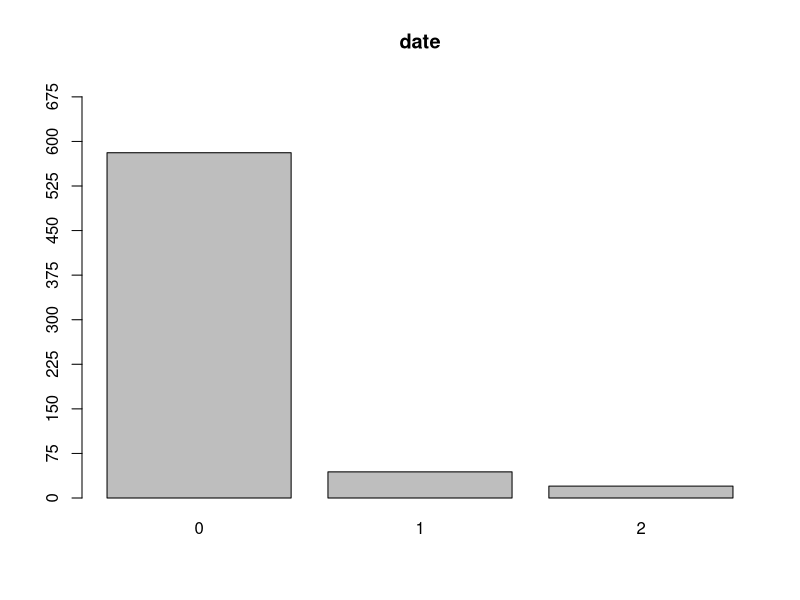
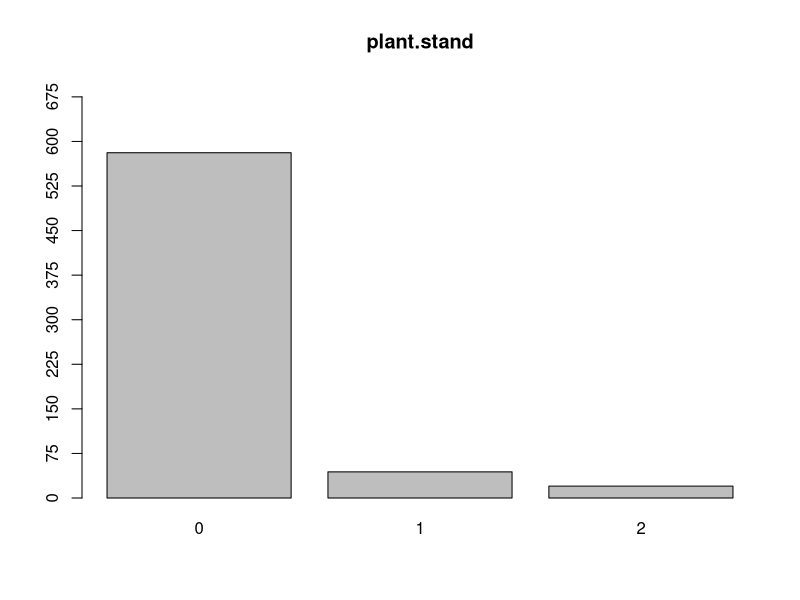
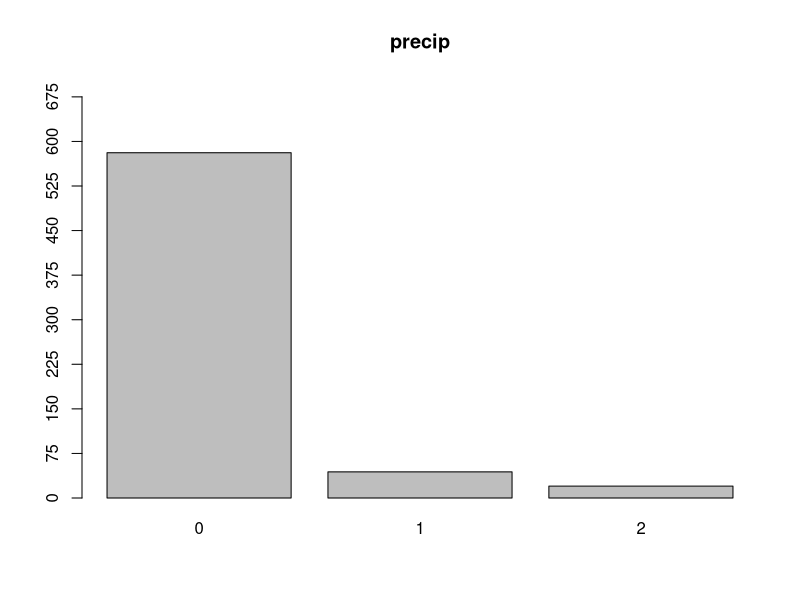
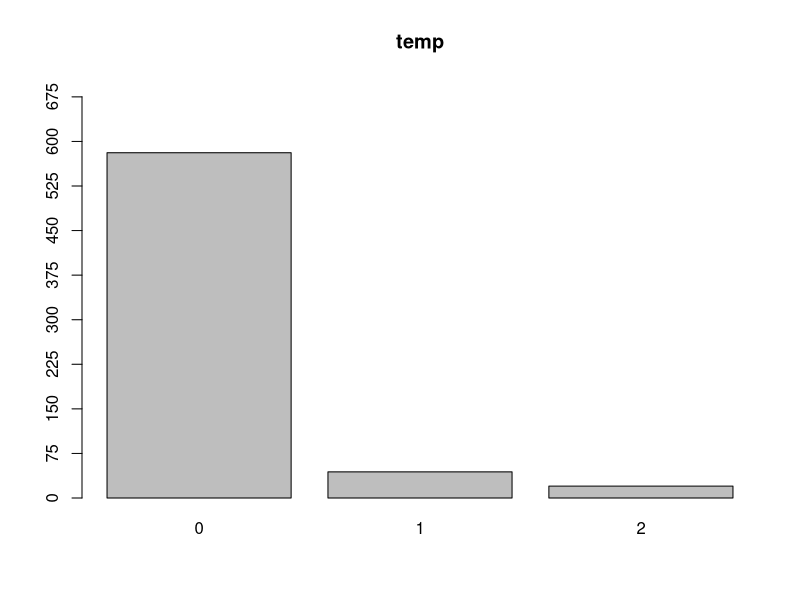
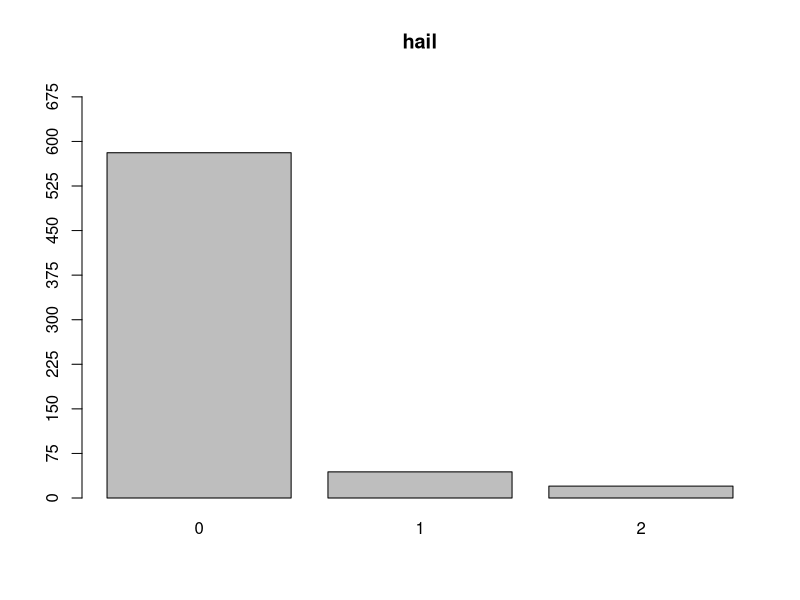
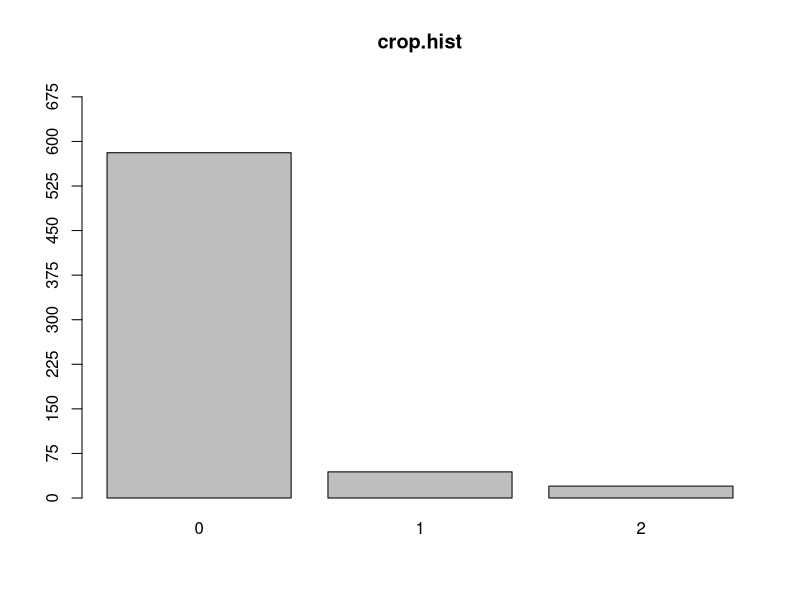
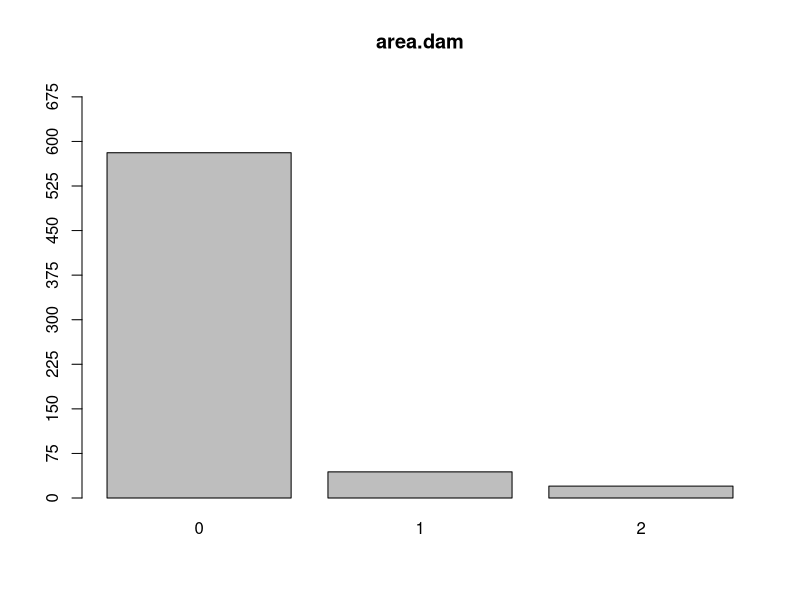
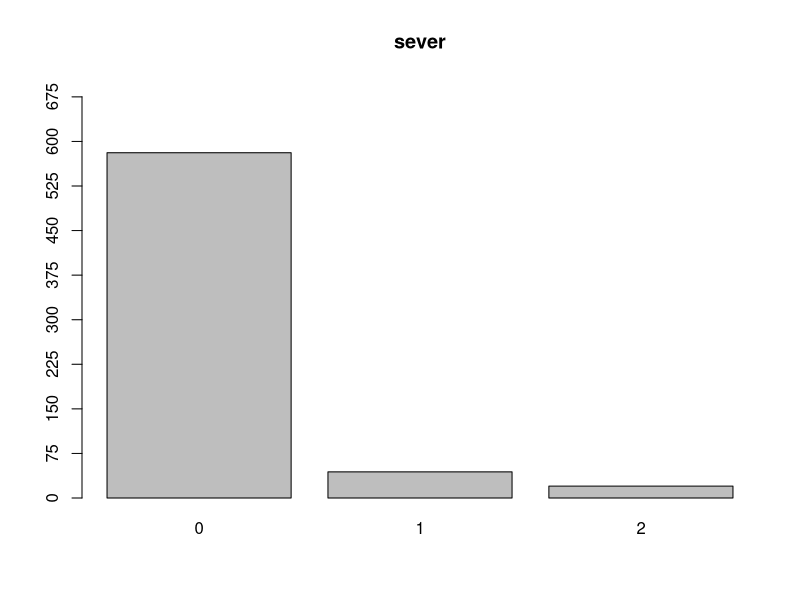

R code for these plots, in order:
library(mlbench)
data(Soybean)

str(Soybean)

#PREDICTORS--------------------
#Frequency Distribution
freq_dist <- apply(Soybean[,-1], 2, function(x) table(x))
freq_dist

#Visual Freq Distribution
for (i in names(Soybean[,-1]))
{
  barplot(table(Soybean$i), main = i, ylim = c(0,700), axes = FALSE)
  axis(side = 2, at = seq(0, 700, 75))
}

#Missing Data--------------
percent_miss <- function(x) {(sum(is.na(x))/length(x))*100}
rowmiss <- apply(Soybean, 1, percent_miss)
colmiss <- apply(Soybean, 2, percent_miss)

missing <- subset(Soybean, rowmiss > 0)

#checking if a certain outcome is related to missing variable
table(missing$Class)

#further exploration of observations with missing values 
Soybean$missing <- ifelse(rownames(Soybean) %in% rownames(missing), "NAs", "No NAs")
table(Soybean$missing)

missing_data <- Soybean[Soybean$missing == 'NAs',]
colmiss <- apply(missing_data, 2, percent_miss)
colmiss <- data.frame(variables = names(colmiss), missing_percentage = colmiss, row.names = NULL)

colmiss[colmiss$missing_percentage > 80,]
nrow(colmiss[colmiss$missing_percentage > 80,])

#in this case I would probably rmeove the missing values...they are missing 11 variables
#or, remove them and do machine learning? and see if those variable are even important in the first place?
#or see if the classes they are in should just be remove period?

table(Soybean$Class)
table(missing$Class)

#for example: all of the obs in 2-4-d-injury  diaporthe-pod-&-stem-blight cyst-nematode are missing
#data while 68 phytophthora-rot of the 88 in total are missing data 
#would probably just remove these classes?


